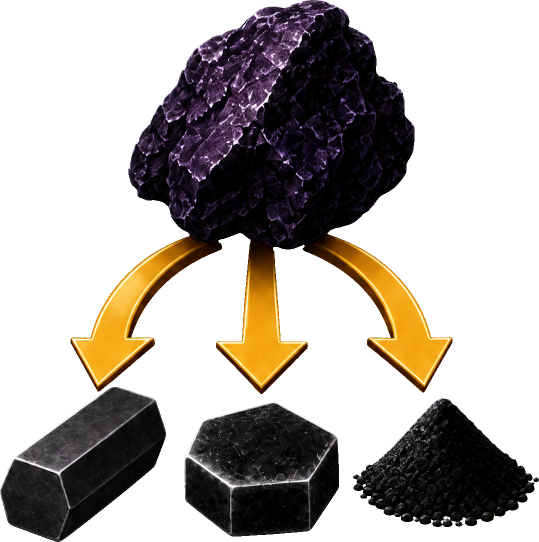
#> input picture xcf/png_sources/advanced_shungite_technology_trimmed.png, 1078 x 1084 px, given in place of decal_source_texture.png, which was not available (shown at 1/2 size)
$ python generate_decals.py
#> lines starting #> are read from the running program, lines starting #| are printed output that depends on the picture; after the words box and inside, x2 and y2 are one past the last pixel; in counts of white or black regions, pixels touching at a corner belong together; pictures that were not available may be replaced by others from this repository, and a replacement may not be noted
"""
Generate heliara_weathered_siliceous_crust_decals.png — 1024×1024 decal sprite sheet.

Output layout (all decals 256×256, 4 columns × 4 rows):
  y=0..511   (rows 0-1): 8 alpha decals     — batch01 + batch02 masks, smooth transparency
  y=512..1023 (rows 2-3): 8 dithered decals — batch03 + batch04 masks, Floyd-Steinberg binary alpha

Inputs:
  art_sources/weathered_siliceous_crust/textures/decal_source_texture.png
  art_sources/weathered_siliceous_crust/masks/batch01..04_mask_2x2_1024.png

Output:
  heliara/graphics/terrain/heliara_weathered_siliceous_crust_decals.png
"""

import numpy as np
from PIL import Image
import pathlib, random

ROOT = pathlib.Path(__file__).resolve().parents[3]
random.seed(42)

TEX_PATH = ROOT / 'art_sources/weathered_siliceous_crust/textures/decal_source_texture.png'
MASK_PATHS = [
    ROOT / 'art_sources/weathered_siliceous_crust/masks/batch01_mask_2x2_1024.png',
    ROOT / 'art_sources/weathered_siliceous_crust/masks/batch02_mask_2x2_1024.png',
    ROOT / 'art_sources/weathered_siliceous_crust/masks/batch03_mask_2x2_1024.png',
    ROOT / 'art_sources/weathered_siliceous_crust/masks/batch04_mask_2x2_1024.png',
]

DECAL_SIZE = 256
LOW  = int(0.20 * 255)   # 51  — below this → fully transparent
HIGH = int(0.80 * 255)   # 204 — above this → fully opaque


def extract_quadrants(path):
    """Split a 2×2 mask sheet into 4 individual mask arrays (top-left, top-right, …)."""
    img = Image.open(path).convert('L')
    w, h = img.size
    hw, hh = w // 2, h // 2
    return [
        np.array(img.crop((0,  0,  hw, hh)), dtype=float),   # top-left
        np.array(img.crop((hw, 0,  w,  hh)), dtype=float),   # top-right
        np.array(img.crop((0,  hh, hw, h)),  dtype=float),   # bottom-left
        np.array(img.crop((hw, hh, w,  h)),  dtype=float),   # bottom-right
    ]


def build_alpha_mask(raw_quad, dither=False):
    """Scale quadrant to DECAL_SIZE, normalise, apply border fade; optionally dither."""
    h, w = raw_quad.shape
    pil = Image.fromarray(raw_quad.astype(np.uint8)).resize(
        (DECAL_SIZE, DECAL_SIZE), Image.LANCZOS
    )
    m = np.array(pil, dtype=float)
    m = np.clip((m - LOW) / (HIGH - LOW) * 255.0, 0.0, 255.0)
    m_img = Image.fromarray(m.astype(np.uint8), 'L')
    if dither:
        m_img = m_img.convert('1', dither=Image.FLOYDSTEINBERG).convert('L')
    return m_img


def make_decal(tex_arr, mask_img, angle):
    """Random crop from texture, rotate mask, compose RGBA decal."""
    th, tw = tex_arr.shape[:2]
    cx = random.randint(0, max(0, tw - DECAL_SIZE))
    cy = random.randint(0, max(0, th - DECAL_SIZE))
    crop = Image.fromarray(tex_arr[cy:cy + DECAL_SIZE, cx:cx + DECAL_SIZE]).convert('RGBA')

    # rotate mask slightly for variety
    rotated = mask_img.rotate(angle, resample=Image.BILINEAR, expand=False)
    r, g, b, _ = crop.split()
    return Image.merge('RGBA', (r, g, b, rotated))


# ── load assets ───────────────────────────────────────────────────────────────

tex_arr = np.array(Image.open(TEX_PATH).convert('RGB'))

alpha_quads   = extract_quadrants(MASK_PATHS[0]) + extract_quadrants(MASK_PATHS[1])   # 8 masks
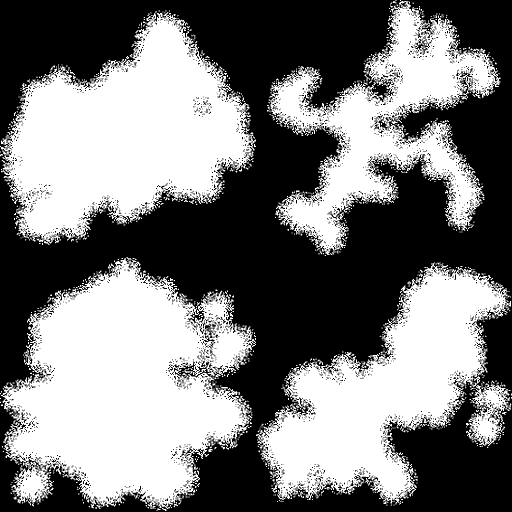
#> input picture art_sources/weathered_siliceous_crust/masks/batch01_mask_2x2_1024.png, 1024 x 1024 px (shown at 1/2 size)
#> in extract_quadrants, img is the input picture: PIL image 1024x1024 L; 47.9% white; 1197 white regions (1062 under 20 px), largest, box (x1, y1, x2, y2) and area: (2, 516, 512, 1018) 160192, (0, 24, 512, 487) 133563, (512, 525, 1022, 1009) 107104
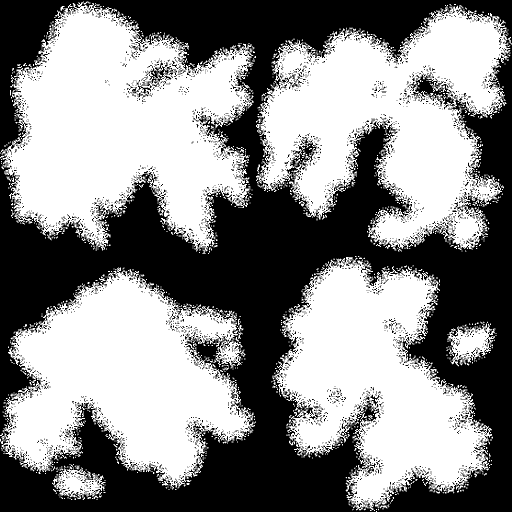
#> input picture art_sources/weathered_siliceous_crust/masks/batch02_mask_2x2_1024.png, 1024 x 1024 px (shown at 1/2 size)
#> in extract_quadrants, img is the input picture: PIL image 1024x1024 L; 53.7% white; 3436 black regions (3227 under 20 px), largest, box (x1, y1, x2, y2) and area: (0, 0, 1024, 1024) 458410, (815, 144, 908, 211) 2084, (276, 125, 342, 187) 835
#> alpha_quads = 8 items
dither_quads  = extract_quadrants(MASK_PATHS[2]) + extract_quadrants(MASK_PATHS[3])   # 8 masks
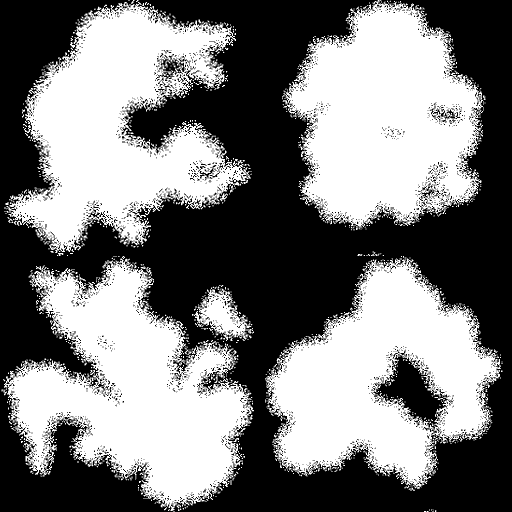
#> input picture art_sources/weathered_siliceous_crust/masks/batch03_mask_2x2_1024.png, 1024 x 1024 px (shown at 1/2 size)
#> in extract_quadrants, img is the input picture: PIL image 1024x1024 L; 48.6% white; 1191 white regions (1084 under 20 px), largest, box (x1, y1, x2, y2) and area: (8, 517, 508, 1022) 130256, (13, 4, 501, 506) 125108, (564, 0, 966, 459) 121187
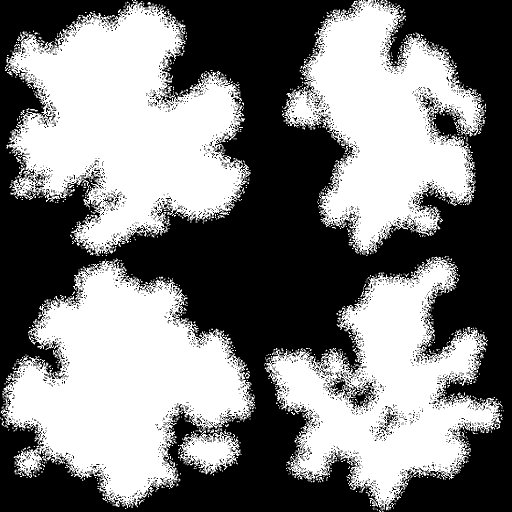
#> input picture art_sources/weathered_siliceous_crust/masks/batch04_mask_2x2_1024.png, 1024 x 1024 px (shown at 1/2 size)
#> in extract_quadrants, img is the input picture: PIL image 1024x1024 L; 48.9% white; 1228 white regions (1101 under 20 px), largest, box (x1, y1, x2, y2) and area: (13, 5, 501, 512) 143348, (1, 517, 510, 1016) 135417, (529, 513, 1005, 1021) 108778
#> dither_quads = 8 items


# ── assemble sheet ────────────────────────────────────────────────────────────

sheet = Image.new('RGBA', (1024, 1024), (0, 0, 0, 0))
#> sheet: PIL image 1024x1024 RGBA; every value is 0

# rows 0-1: smooth alpha decals
for i, quad in enumerate(alpha_quads):
    mask = build_alpha_mask(quad, dither=False)
    angle = random.uniform(-15, 15)
    decal = make_decal(tex_arr, mask, angle)
    x = (i % 4) * DECAL_SIZE
    y = (i // 4) * DECAL_SIZE
    sheet.paste(decal, (x, y), decal)
#> this loop made 8 passes
#> (angle, cx in make_decal, cy in make_decal, x, y) on passes 1 to 8: (4.18, 25, 759, 0, 0), (-6.75, 228, 142, 256, 0), (7.09, 692, 758, 512, 0), (11.77, 89, 604, 768, 0), (-2.34, 30, 95, 0, 256), (-8.44, 517, 616, 256, 256), (-14.2, 203, 733, 512, 256), (4.5, 558, 429, 768, 256)
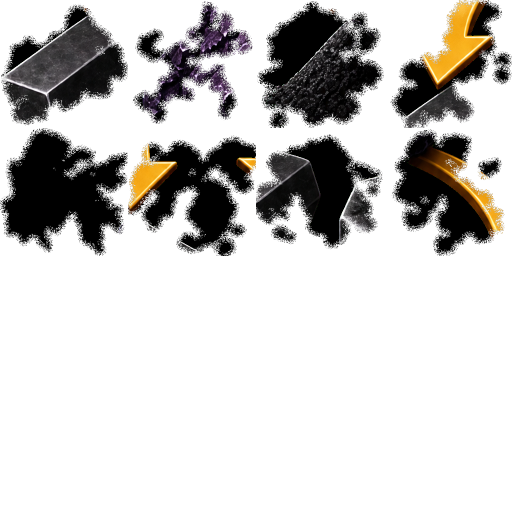
#> sheet: PIL image 1024x1024 RGBA (shown at 1/2 size); mean R, G, B, A 8.7, 6.9, 4.9, 60.8; transparent parts drawn white

# rows 2-3: dithered decals
for i, quad in enumerate(dither_quads):
    mask = build_alpha_mask(quad, dither=True)
    angle = random.uniform(-15, 15)
    decal = make_decal(tex_arr, mask, angle)
    x = (i % 4) * DECAL_SIZE
    y = 512 + (i // 4) * DECAL_SIZE
    sheet.paste(decal, (x, y), decal)
#> this loop made 8 passes
#> (angle, cx in make_decal, cy in make_decal, x, y) on passes 1 to 8: (-8.39, 603, 284, 0, 512), (9.28, 6, 777, 256, 512), (9.17, 714, 432, 512, 512), (-4.79, 159, 220, 768, 512), (13.72, 344, 104, 0, 768), (-12.22, 99, 367, 256, 768), (10.42, 618, 270, 512, 768), (9.21, 747, 470, 768, 768)
#> pass 1, in build_alpha_mask (call 9), `m = np.clip((m - LOW) / (HIGH - LOW) * 255.0, 0.0, 255.0)`:
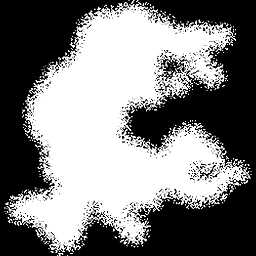
#> m: shape (256, 256) float64; min 0, max 255, mean 124.9
#> after the loop:
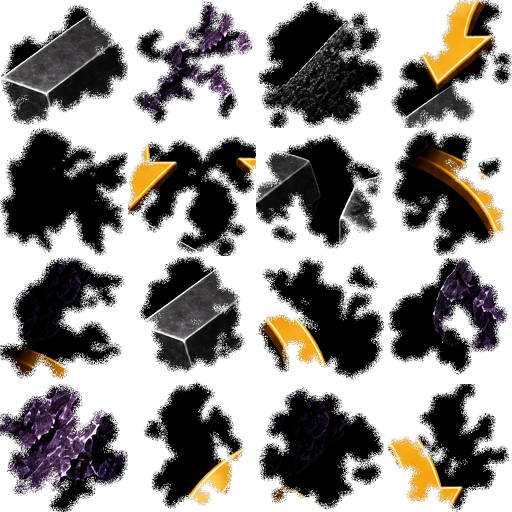
#> sheet: PIL image 1024x1024 RGBA (shown at 1/2 size); mean R, G, B, A 16.7, 12.8, 9.7, 120.1; transparent parts drawn white


# ── save ──────────────────────────────────────────────────────────────────────

out = ROOT / 'heliara/graphics/terrain/heliara_weathered_siliceous_crust_decals.png'
sheet.save(out)
print(f"Saved {out}  ({sheet.size[0]}×{sheet.size[1]})")
#| Saved heliara/graphics/terrain/heliara_weathered_siliceous_crust_decals.png  (1024×1024)
